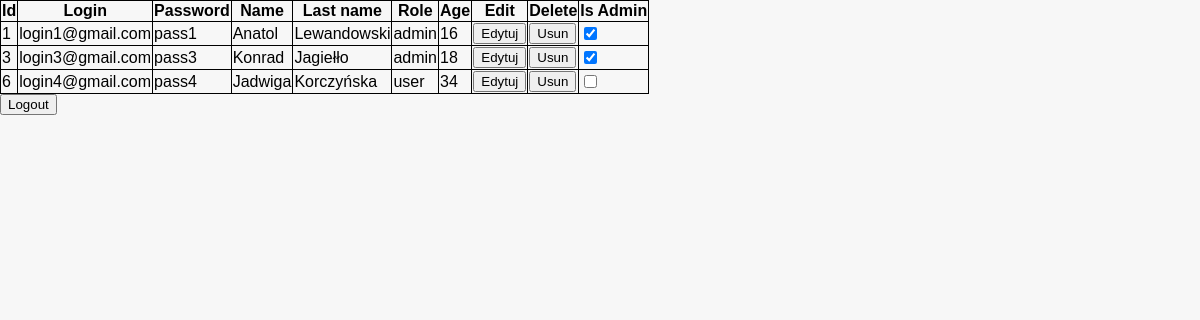
The page /sklep/Pages/adminPage.php (signed in) on the database its author committed.
### tables this page shows
CREATE TABLE `languages` (
  `id` int(10) NOT NULL,
  `key_id` varchar(40) DEFAULT NULL,
  `en` mediumtext DEFAULT NULL,
  `pl` mediumtext DEFAULT NULL,
  `de` mediumtext DEFAULT NULL
);

CREATE TABLE `users` (
  `id` int(5) NOT NULL,
  `login` varchar(30) DEFAULT NULL,
  `password` varchar(30) DEFAULT NULL,
  `name` varchar(30) DEFAULT NULL,
  `lname` varchar(30) DEFAULT NULL,
  `role` varchar(30) DEFAULT NULL,
  `age` int(3) DEFAULT NULL
);

### sklep/Utils/Db.php (called while the page is built, shortened)
<?php
    class Db {
        public $host;
        public $db_user;
        public $db_password;
        public $db_name;
        function __construct() {
            require 'dbConfig.php';
            $this->host = $host;
            $this->db_user = $db_user;
            $this->db_password = $db_password;
            $this->db_name = $db_name;
        }
        function getAllUsers(){
            $conn = new mysqli(
                $this->host,
                $this->db_user,
                $this->db_password,
                $this->db_name);
            if($conn->connect_errno == 0 ){
                $query = "SELECT * FROM users";
                    $result = $conn->query($query);
                    if($result->num_rows > 0){
                        $users = [];
                        for($i = 0;$i<$result->num_rows;$i++){
                            $users[] = $result->fetch_assoc();
                        }
                        return $users;
                    }
                }
            else{
                echo "Nie udalo sie ploaczyc z baza";
            }
            return [];
        }
        function getContentById($id_key) {
            $language = isset($_COOKIE["language"]) ? $_COOKIE["language"] : "en";
            $conn = new mysqli(
                $this->host,
                $this->db_user,
                $this->db_password,
                $this->db_name);
            $query = "SELECT $language FROM languages WHERE key_id='$id_key'";
            $result = $conn->query($query);
            if($result->num_rows==1){
                return $result->fetch_assoc()[$language];
            }
            else {
                return Db::getContentById("notFoundMsg");
            }
        }
    }
?>

### sklep/Utils/CMS.php (called while the page is built, shortened)
<?php
    require_once "Db.php";
    class CMS {
        static function getContent($id_key) {
            $db = new DB();
            return $db->getContentById($id_key);
        }
    }
?>

### sklep/Pages/adminPage.php (the view, shortened to what this page needs)
<!DOCTYPE html>
<html lang="en">
<head>
    <link rel='stylesheet' href='../Static/css/style.css'>
</head>
<body>
    <?php require_once "../Utils/CMS.php";?>
    <table>
        <tr>
            <th>Id</th>
            <th>Login</th>
            <th><?= CMS::getContent("password") ?></th>
            <th><?= CMS::getContent("name") ?></th>
            <th><?= CMS::getContent("lname") ?></th>
            <th><?= CMS::getContent("role") ?></th>
            <th><?= CMS::getContent("age") ?></th>
            <th><?= CMS::getContent("edit") ?></th>
            <th><?= CMS::getContent("delete") ?></th>
            <th>Is Admin</th>
        </tr>
        <?php
            require_once '../utils/Db.php';
            $db = new DB();
            $users = $db->getAllUsers();
            foreach($users as $user) {
                $id = $user['id'];
                $is_admin = ($user['role'] === "admin") ? "checked" : "";
                echo
                "<tr>"
                    ."<td>{$user['id']}</td>"
                    ."<td>{$user['login']}</td>"
                    ."<td>{$user['password']}</td>"
                    ."<td>{$user['name']}</td>"
                    ."<td>{$user['lname']}</td>"
                    ."<td>{$user['role']}</td>"
                    ."<td>{$user['age']}</td>"
                    ."<td>"
                        ."<a href='../Pages/editPage.php?id=$id'>"
                        ."<button>Edytuj</button>"
                    ."</th>"
                    ."<td>"
                        ."<a href='../Actions/removeUser.php?id=$id'>"
                        ."<button>Usun</button."
                    ."<td>"
                    ."<td><input type='checkbox' $is_admin></td>"
                ."</tr>";
            }
        ?>
    </table>
    <button onclick="location.href='../Actions/logout.php'"><?= CMS::getContent("logout") ?></button>
</body>
</html>

### sklep/Static/css/style.css (style rules this page uses)
table,td, th { border: 1px solid black; border-collapse: collapse; }
body { font-family: Arial, sans-serif; margin: 0; padding: 0; background-color: #f7f7f7; }

### rows shown on the page
languages: en "Password"
languages: en "Name"
languages: en "Last name"
languages: en "Role"
languages: en "Age"
languages: en "Edit"
languages: en "Delete"
users: id "1", login "login1@gmail.com", password "pass1", name "Anatol", lname "Lewandowski", role "admin", age "16"
users: id "3", login "login3@gmail.com", password "pass3", name "Konrad", lname "Jagiełło", role "admin", age "18"
users: id "6", login "login4@gmail.com", password "pass4", name "Jadwiga", lname "Korczyńska", role "user", age "34"
languages: en "Logout"
